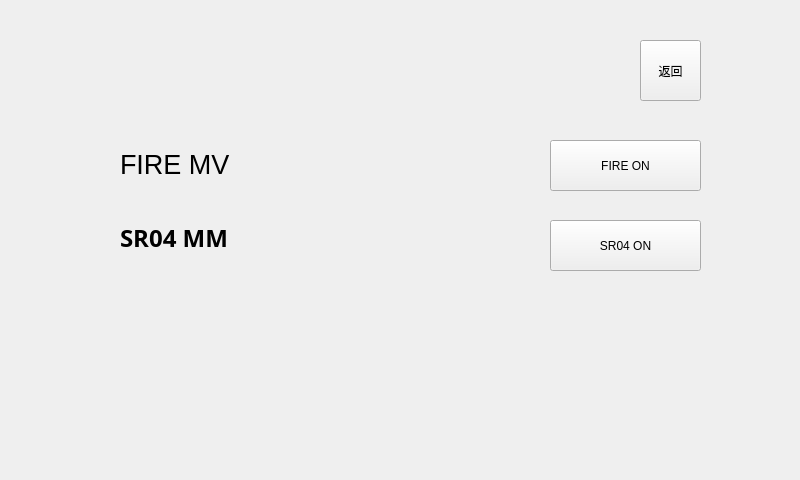
<?xml version="1.0" encoding="UTF-8"?>
<ui version="4.0">
 <class>AdcBeep</class>
 <widget class="QWidget" name="AdcBeep">
  <property name="geometry">
   <rect>
    <x>0</x>
    <y>0</y>
    <width>800</width>
    <height>480</height>
   </rect>
  </property>
  <property name="minimumSize">
   <size>
    <width>800</width>
    <height>480</height>
   </size>
  </property>
  <property name="maximumSize">
   <size>
    <width>800</width>
    <height>480</height>
   </size>
  </property>
  <property name="windowTitle">
   <string>Form</string>
  </property>
  <widget class="QPushButton" name="returnBt">
   <property name="geometry">
    <rect>
     <x>640</x>
     <y>40</y>
     <width>61</width>
     <height>61</height>
    </rect>
   </property>
   <property name="text">
    <string>返回</string>
   </property>
  </widget>
  <widget class="QPushButton" name="firebt">
   <property name="geometry">
    <rect>
     <x>550</x>
     <y>140</y>
     <width>151</width>
     <height>51</height>
    </rect>
   </property>
   <property name="text">
    <string>FIRE ON</string>
   </property>
  </widget>
  <widget class="QPushButton" name="sr04bt">
   <property name="geometry">
    <rect>
     <x>550</x>
     <y>220</y>
     <width>151</width>
     <height>51</height>
    </rect>
   </property>
   <property name="text">
    <string>SR04 ON</string>
   </property>
  </widget>
  <widget class="QWidget" name="">
   <property name="geometry">
    <rect>
     <x>120</x>
     <y>130</y>
     <width>261</width>
     <height>141</height>
    </rect>
   </property>
   <layout class="QVBoxLayout" name="verticalLayout">
    <item>
     <widget class="QLabel" name="adcValue">
      <property name="sizePolicy">
       <sizepolicy hsizetype="Expanding" vsizetype="Expanding">
        <horstretch>0</horstretch>
        <verstretch>0</verstretch>
       </sizepolicy>
      </property>
      <property name="font">
       <font>
        <pointsize>20</pointsize>
       </font>
      </property>
      <property name="text">
       <string>FIRE MV</string>
      </property>
     </widget>
    </item>
    <item>
     <widget class="QLabel" name="sr04Value">
      <property name="sizePolicy">
       <sizepolicy hsizetype="Expanding" vsizetype="Expanding">
        <horstretch>0</horstretch>
        <verstretch>0</verstretch>
       </sizepolicy>
      </property>
      <property name="font">
       <font>
        <family>Adobe 宋体 Std L</family>
        <pointsize>18</pointsize>
        <weight>75</weight>
        <bold>true</bold>
       </font>
      </property>
      <property name="text">
       <string>SR04 MM</string>
      </property>
     </widget>
    </item>
   </layout>
  </widget>
 </widget>
 <resources/>
 <connections/>
</ui>
